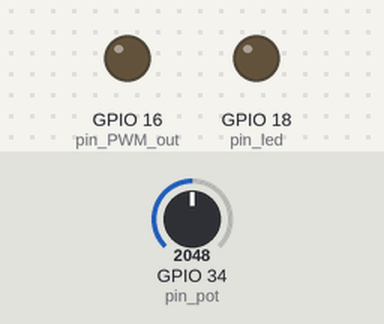
Simulated run of this sketch. Board: ESP32. On the bench: output pins drawn as LEDs (lit = HIGH). The test bench sets the inputs (shaded band); at power-on: GPIO 34 (pin_pot) = 2048. What the sketch prints to the serial monitor is not drawn.

Above: at 0.0 s.
At 1.7 s:
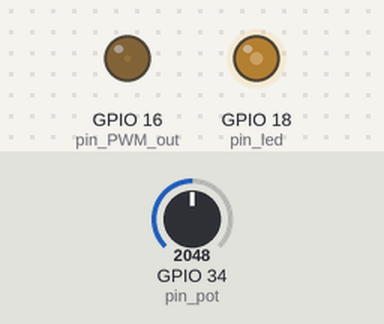
1.8 s: GPIO 34 (pin_pot) set to 491
4.8 s: GPIO 34 (pin_pot) set to 0
At 21.42 s:
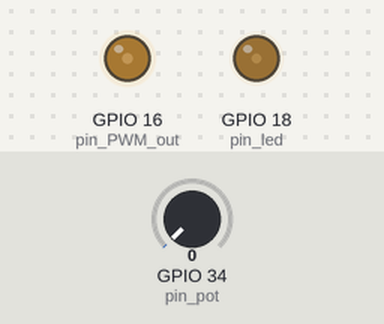
Timing chart, 0 to 22.4 s (numbered marks = the images above; inputs shaded):
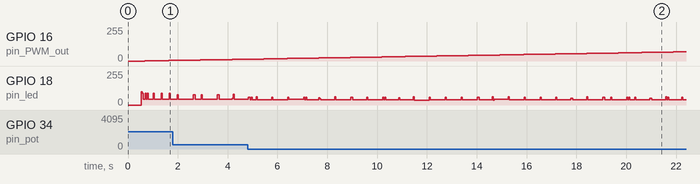

The sketch:

PWM_ADC_Multicore.ino
```cpp
//Placa esp32 doit devkit v1

//Baseado nos tutoriais:
//Tutorial de multicore do esp32: https://www.fernandok.com/2018/04/esp32-com-arduino-ide-programacao-multi.html
//Informacoes sobre o ADC do esp32: https://randomnerdtutorials.com/esp32-adc-analog-read-arduino-ide/
//Informacoes sobre o PWM do esp32: https://www.electronicshub.org/esp32-pwm-tutorial/
bool state_led = LOW;

//pinos usados
const uint8_t pin_led = 18;
const uint8_t pin_pot = 34;

//Configurações do PWM
int dutyCycle;
const int PWMFreq = 1000; /* 1 KHz */
const int PWMChannel = 0;
const int PWMResolution = 16; //frequencia e resolução são inversamente proporcionais
const int MAX_DUTY_CYCLE = (int)(pow(2, PWMResolution) - 1);
const int pin_PWM_out=16;


//variaveis que indicam o núcleo
static uint8_t taskCoreZero = 0;
static uint8_t taskCoreOne  = 1;

void setup() {
  //led para debug
  pinMode(pin_led, OUTPUT);

  //Inicia a comunicação serial
  Serial.begin(115200);

  //ledc é a função análoga ao analogWrite das placas arduino
  ledcSetup(PWMChannel, PWMFreq, PWMResolution);
  /* Attach the LED PWM Channel to the GPIO Pin */
  ledcAttachPin(pin_PWM_out, PWMChannel);

  delay(500); //tempo para a tarefa iniciar

  //cria uma tarefa que será executada na função coreTaskTwo, com prioridade 5 e execução no núcleo 0
  //coreTaskTwo:
  xTaskCreatePinnedToCore(
    coreTaskTwo,   /* função que implementa a tarefa */
    "coreTaskTwo", /* nome da tarefa */
    10000,      /* número de palavras a serem alocadas para uso com a pilha da tarefa */
    NULL,       /* parâmetro de entrada para a tarefa (pode ser NULL) */
    5,          /* prioridade da tarefa (0 a N) */
    NULL,       /* referência para a tarefa (pode ser NULL) */
    taskCoreZero);         /* Núcleo que executará a tarefa */

}

void loop() {
  //Mudando estado da porta para avaliar a velocidade
  digitalWrite(pin_led, HIGH);
  int potValue = analogRead(pin_pot);
  Serial.println(potValue);
  delayMicroseconds(10);
  digitalWrite(pin_led, LOW);

}

//essa função será responsável apenas por ler o ADC e mudar o estado de um led
void coreTaskOne( void * pvParameters ) {
  String taskMessage = "Task one running on core ";
  taskMessage = taskMessage + xPortGetCoreID();
  Serial.println(taskMessage);

  while (true) {
    //Muda o estado do led para avaliar a velocidade no osciloscópio
    state_led = !state_led;
    digitalWrite(pin_led, state_led);
    int potValue = analogRead(pin_pot);
    vTaskDelay(1);  //Só consegui utilizar delay de milisegundos dentro do outro core, por isso movi para o loop
    yield();        //Alimenta o watchdog
    Serial.println(potValue);
  }
}

//essa função será responsável por gerar uma rampa de 0-3V com o PWM utilizando os 16 bits de resolução
//Em paralelo ao loop principal
void coreTaskTwo( void * pvParameters ) {

  //Mensagem para informar em que core a função está rodando
  String taskMessage = "Task Two running on core ";
  taskMessage = taskMessage + xPortGetCoreID();
  Serial.println(taskMessage);

  while (true) {
    /* Rampa de subida com PWM */
    for (dutyCycle = 0; dutyCycle <= MAX_DUTY_CYCLE; dutyCycle++) {
      ledcWrite(PWMChannel, dutyCycle);
      vTaskDelay(1);  //Delay de 1ms utilizando função especifica para thread
      yield();        //Alimenta o watchdog
      //delayMicroseconds(100);
    }
    /* Rampa de descida com PWM */
    for (dutyCycle = MAX_DUTY_CYCLE; dutyCycle >= 0; dutyCycle--) {
      ledcWrite(PWMChannel, dutyCycle);
      vTaskDelay(1);  //Delay de 1ms utilizando função especifica para thread
      yield();        //Alimenta o watchdog
      //delayMicroseconds(100);
    }

  }
}
```
